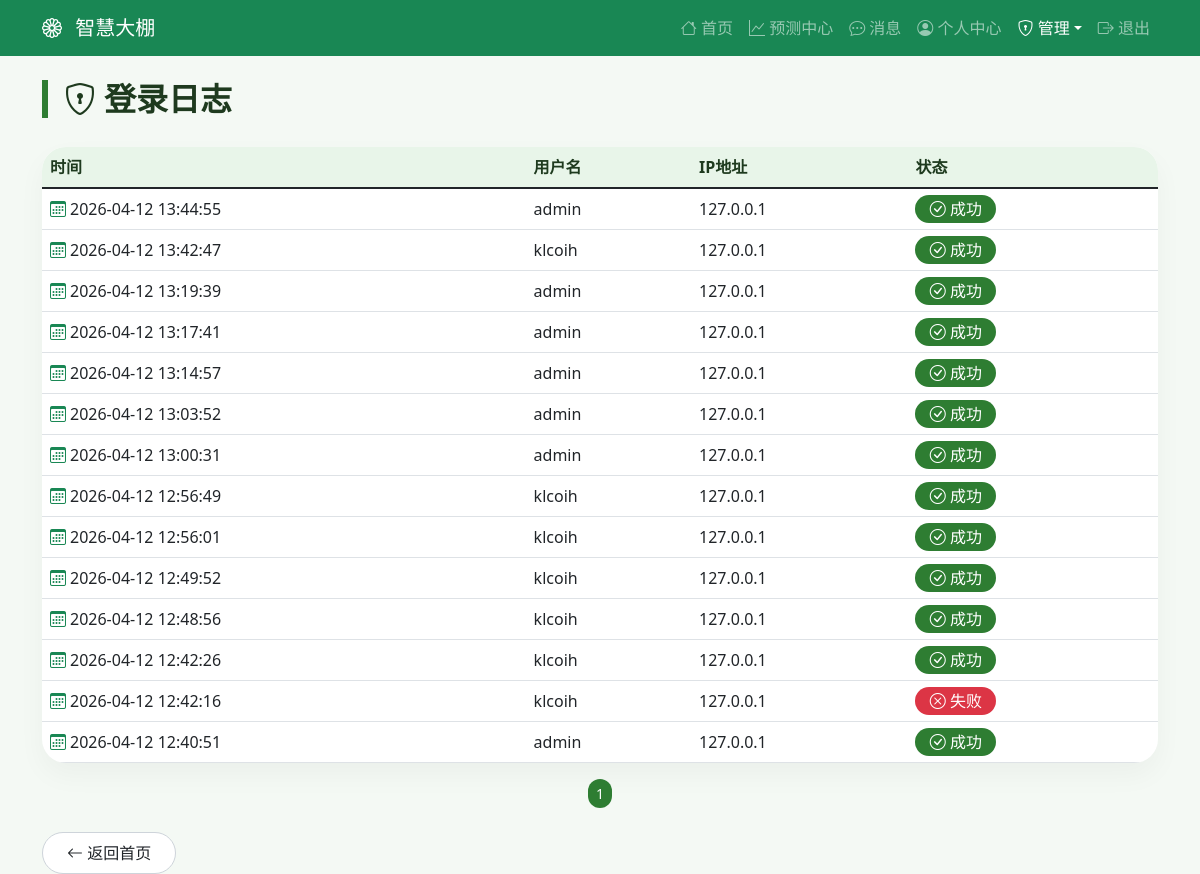
/admin/logs (signed in), run on the app's committed database.
### app.py (models this page shows)
class LoginLog(db.Model):
    id = db.Column(db.Integer, primary_key=True)
    user_id = db.Column(db.Integer, db.ForeignKey('user.id'), nullable=True)
    username = db.Column(db.String(80))
    ip_address = db.Column(db.String(45))
    user_agent = db.Column(db.String(300))
    success = db.Column(db.Boolean, default=False)
    timestamp = db.Column(db.DateTime, default=datetime.utcnow)

### app.py (the view)
@app.route('/admin/logs')
@login_required
@admin_required
def admin_logs():
    page = request.args.get('page', 1, type=int)
    pagination = LoginLog.query.order_by(LoginLog.timestamp.desc()).paginate(page=page, per_page=30)
    return render_template('admin_logs.html', pagination=pagination)

### app.py (called while the page is built)
@login_manager.user_loader
def load_user(user_id):
    return User.query.get(int(user_id))

def admin_required(f):
    @wraps(f)
    def decorated_function(*args, **kwargs):
        if not current_user.is_authenticated:
            return redirect(url_for('login'))
        if current_user.role != 'admin':
            abort(403)
        return f(*args, **kwargs)
    return decorated_function

### templates/admin_logs.html (shortened to what this page needs)
<!DOCTYPE html>
<html lang="zh">
<head>
    <link href="https://cdn.jsdelivr.net/npm/bootstrap@5.1.3/dist/css/bootstrap.min.css" rel="stylesheet">
    <link rel="stylesheet" href="https://cdn.jsdelivr.net/npm/bootstrap-icons@1.11.3/font/bootstrap-icons.min.css">
</head>
<body>
<nav class="navbar navbar-expand-lg navbar-dark bg-success">
    <div class="container">
        <a class="navbar-brand" href="{{ url_for('home') }}"><i class="bi bi-flower1"></i> 智慧大棚</a>
        <div class="collapse navbar-collapse" id="navbarNav">
            <ul class="navbar-nav ms-auto">
                <li class="nav-item"><a class="nav-link" href="{{ url_for('home') }}"><i class="bi bi-house"></i> 首页</a></li>
                <li class="nav-item"><a class="nav-link" href="{{ url_for('predict_center') }}"><i class="bi bi-graph-up"></i> 预测中心</a></li>
                <li class="nav-item"><a class="nav-link" href="{{ url_for('messages') }}"><i class="bi bi-chat-dots"></i> 消息</a></li>
                <li class="nav-item"><a class="nav-link" href="{{ url_for('profile') }}"><i class="bi bi-person-circle"></i> 个人中心</a></li>
                {% if current_user.role in ['admin', 'operator'] %}
                <li class="nav-item dropdown">
                    <a class="nav-link dropdown-toggle active" href="#" role="button" data-bs-toggle="dropdown"><i class="bi bi-shield-lock"></i> 管理</a>
                </li>
                {% endif %}
                <li class="nav-item"><a class="nav-link" href="{{ url_for('logout') }}"><i class="bi bi-box-arrow-right"></i> 退出</a></li>
            </ul>
        </div>
    </div>
</nav>
<div class="container mt-4">
    <div class="page-header">
        <h2><i class="bi bi-shield-lock me-2"></i>登录日志</h2>
    </div>
    <div class="card-custom">
        <div class="card-body p-0">
            <div class="table-responsive">
                <table class="table table-custom mb-0">
                    <thead>
                        <tr><th>时间</th><th>用户名</th><th>IP地址</th><th>状态</th></tr>
                    </thead>
                    <tbody>
                        {% for log in pagination.items %}
                        <tr>
                            <td><i class="bi bi-calendar3 me-1 text-success"></i>{{ log.timestamp.strftime('%Y-%m-%d %H:%M:%S') }}</td>
                            <td>{{ log.username }}</td>
                            <td>{{ log.ip_address }}</td>
                            <td>{% if log.success %}<span class="badge-success-custom"><i class="bi bi-check-circle"></i> 成功</span>{% else %}<span class="badge-danger-custom"><i class="bi bi-x-circle"></i> 失败</span>{% endif %}</td>
                        </tr>
                        {% else %}
                        <tr><td colspan="4" class="text-center text-muted py-4"><i class="bi bi-inbox fs-2 d-block mb-2 opacity-50"></i>暂无日志</td></tr>
                        {% endfor %}
                    </tbody>
                </table>
            </div>
        </div>
    </div>
    <nav class="mt-3">
        <ul class="pagination pagination-sm justify-content-center">
            {% for p in range(1, pagination.pages + 1) %}<li class="page-item {% if p == pagination.page %}active{% endif %}"><a class="page-link" href="{{ url_for('admin_logs', page=p) }}">{{ p }}</a></li>{% endfor %}
        </ul>
    </nav>
    <a href="{{ url_for('home') }}" class="btn btn-outline-secondary-custom mt-2"><i class="bi bi-arrow-left"></i> 返回首页</a>
</div>
</body>
</html>

### templates/admin_logs.html (style rules this page uses)
body { background: #f4f9f4; font-family: 'Segoe UI', system-ui, sans-serif; }
.navbar-brand i { margin-right: 8px; }
.page-header { margin-bottom: 1.8rem; }
.page-header h2 { font-weight: 600; color: #1e3a1e; border-left: 6px solid #2e7d32; padding-left: 1rem; }
.card-custom { border: none; border-radius: 24px; background: white; box-shadow: 0 12px 28px rgba(0, 30, 0, 0.04); overflow: hidden; }
.table-custom th { background: #e8f5e9; color: #1e3a1e; font-weight: 600; }
.badge-success-custom { background: #2e7d32; color: white; border-radius: 30px; padding: 0.2rem 0.9rem; }
.badge-danger-custom { background: #dc3545; color: white; border-radius: 30px; padding: 0.2rem 0.9rem; }
.pagination .page-link { border-radius: 20px; margin: 0 3px; border: none; color: #2e7d32; }
.pagination .page-item.active .page-link { background: #2e7d32; border-radius: 20px; }
.btn-outline-secondary-custom { border: 1px solid #ced4da; border-radius: 30px; padding: 0.5rem 1.5rem; background: white; }

### data on the page
LoginLog: timestamp "2026-04-12 13:44:55", username "admin", ip_address "127.0.0.1", success True (drawn)
LoginLog: timestamp "2026-04-12 13:42:47", username "klcoih", ip_address "127.0.0.1", success True (drawn)
LoginLog: timestamp "2026-04-12 13:19:39", username "admin", ip_address "127.0.0.1", success True (drawn)
LoginLog: timestamp "2026-04-12 13:17:41", username "admin", ip_address "127.0.0.1", success True (drawn)
LoginLog: timestamp "2026-04-12 13:14:57", username "admin", ip_address "127.0.0.1", success True (drawn)
LoginLog: timestamp "2026-04-12 13:03:52", username "admin", ip_address "127.0.0.1", success True (drawn)
LoginLog: timestamp "2026-04-12 13:00:31", username "admin", ip_address "127.0.0.1", success True (drawn)
LoginLog: timestamp "2026-04-12 12:56:49", username "klcoih", ip_address "127.0.0.1", success True (drawn)
LoginLog: timestamp "2026-04-12 12:56:01", username "klcoih", ip_address "127.0.0.1", success True (drawn)
LoginLog: timestamp "2026-04-12 12:49:52", username "klcoih", ip_address "127.0.0.1", success True (drawn)
LoginLog: timestamp "2026-04-12 12:48:56", username "klcoih", ip_address "127.0.0.1", success True (drawn)
LoginLog: timestamp "2026-04-12 12:42:26", username "klcoih", ip_address "127.0.0.1", success True (drawn)
LoginLog: timestamp "2026-04-12 12:42:16", username "klcoih", ip_address "127.0.0.1", success False (drawn)
LoginLog: timestamp "2026-04-12 12:40:51", username "admin", ip_address "127.0.0.1", success True (drawn)

### other printed values
{{ p }} "1"
